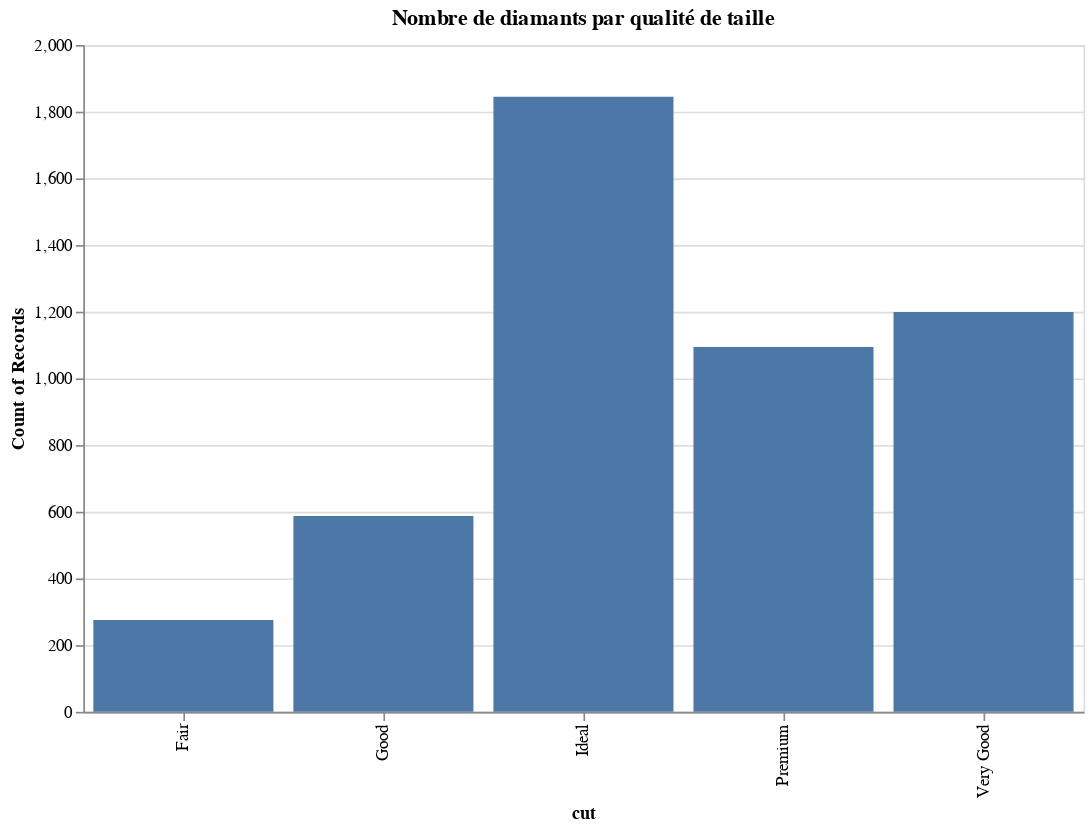

The cell this chart's notebook holds for it:
### Markdown cell above
Plotly : Se distingue par son interactivité native (zoom, survol, déplacement) et sa syntaxe orientée objet. Parfait pour des visualisations web interactives.

### Code cell
# Importation des bibliothèques nécessaires
import pandas as pd
import matplotlib.pyplot as plt
import seaborn as sns
import plotly.express as px
import altair as alt

# Chargement des données
url = "https://raw.githubusercontent.com/TrainingByPackt/Interactive-Data-Visualization-with-Python/master/datasets/diamonds.csv"
diamonds = pd.read_csv(url)

# Création d'un sous-ensemble des données (par exemple, les 5000 premiers diamants)
diamonds_subset = diamonds.head(5000)

# Création du graphique avec Altair
chart = alt.Chart(diamonds_subset).mark_bar().encode(
    x='cut',
    y='count()'
).properties(
    title='Nombre de diamants par qualité de taille',
    width=600,
    height=400
)
chart

### Figure 1 — Vega-Lite specification as saved in the notebook (floating-point values rounded to 4 significant figures; data arrays with more than 128 entries replaced by an {"elided": "..."} marker saying what was removed)
{"config": {"view": {"continuousWidth": 300, "continuousHeight": 300}}, "data": {"name": "data-0f127522dd425dc097cb09c0f2d7dae1"}, "mark": {"type": "bar"}, "encoding": {"x": {"field": "cut", "type": "nominal"}, "y": {"aggregate": "count", "type": "quantitative"}}, "height": 400, "title": "Nombre de diamants par qualité de taille", "width": 600, "$schema": "https://vega.github.io/schema/vega-lite/v5.20.1.json", "datasets": {"data-0f127522dd425dc097cb09c0f2d7dae1": {"elided": "5000 records"}}}
